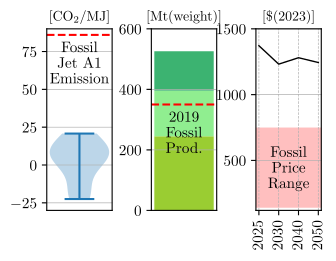

Recreate this plot in Python.
#%%
# runs code as interactive cell 
# https://code.visualstudio.com/docs/python/jupyter-support-py

# IMPORTS #######################################

# plotting
import matplotlib.pyplot as plt
import matplotlib.font_manager as font_manager
# unit conversion
cm = 1/2.54 # for inches-cm conversion
# time manipulation
from datetime import datetime

# data science
import numpy as np
import pandas as pd

# i/o
from pathlib import PurePath, Path

# SETUP #########################################

plt.rcParams.update({
    "text.usetex": True,
    "font.family": "Arial",
    "font.sans-serif": "Computer Modern",
    'font.size': 11
})

# DATA IMPORT ###################################

# see also this StackOverflow questions:
# https://stackoverflow.com/q/22787209
# https://stackoverflow.com/q/69242928
# it will be best to have separate plots for each country

df_bio_cell_co2 = pd.read_excel(
    io = 'data/data.xlsx',
    sheet_name = 'CO2 Bio-Cellulose Fuel',
    usecols = lambda column: column in [
        'feedstock',
        'region',
        'LSf [gCO2e/MJ]'
    ],
    dtype={
        'feedstock': str,
        'region': str,
        'LSf [gCO2e/MJ]': float
    },
    header = 0,
    engine = 'openpyxl'
)
df_bio_cell_cost = pd.read_excel(
    io = 'data/data.xlsx',
    sheet_name = 'Cost Bio-Cellulose Fuel',
    usecols = lambda column: column in [
        'year',
        'cost [$(2023)]'
    ],
    dtype={
        'year': str,
        'cost [$(2023)]': float
    },
    header = 0,
    engine = 'openpyxl'
)
df_bio_cell_avail = pd.read_excel(
    io = 'data/data.xlsx',
    sheet_name = 'Availability Bio-Cellulose Fuel',
    usecols = lambda column: column in [
        'feedstock',
        'practical availability [Mt/year]'
    ],
    dtype={
        'feedstock': str,
        'practical availability [Mt/year]': float
    },
    header = 0,
    engine = 'openpyxl'
)

		
# DATA MANIPULATION #############################


# FIGURE ########################################

# SETUP ######################

fig, axes = plt.subplots(
    num = 'main',
    nrows = 1,
    ncols = 3,
    gridspec_kw = {'wspace': 0.6},
    dpi = 300,
    figsize=(9*cm, 6*cm), # A4=(210x297)mm,
)

# AXIS SCALING ###############

# AXIS LIMITS ################

axes[0].set_ylim(-30, 90)
axes[1].set_ylim(0, 600)
axes[2].set_ylim(120, 1500)

# TICKS AND LABELS ###########

axes[0].set_xticks([])
axes[0].set_xticklabels([])

axes[1].set_xticks([])
axes[1].set_xticklabels([])

axes[2].tick_params(axis='x', labelrotation=90)

for axis in axes:
    axis.grid(which='both', axis='y', linestyle='-', linewidth = 0.5)
    axis.grid(which='major', axis='x', linestyle='--', linewidth = 0.5)


# AXIS LABELS ################


# TITLE ######################

axes[0].set_title('[CO$_2$/MJ]', fontsize=10)
axes[1].set_title('[Mt(weight)]', fontsize=10)
axes[2].set_title('[\$(2023)]', fontsize=10)

# PLOTTING ###################

axes[0].violinplot(
    df_bio_cell_co2['LSf [gCO2e/MJ]'],
    #showfliers = True
)
axes[0].axhline(y=86, color='red', linestyle='--')
axes[0].text(1, 54, 'Fossil \n Jet A1 \n Emission', ha='center')

cellulosic = df_bio_cell_avail[df_bio_cell_avail['feedstock'] == 'cellulosic cover crops']['practical availability [Mt/year]'].iloc[0]
axes[1].bar(
    x = 0,
    height = cellulosic,
    width=0.75,
    color = 'yellowgreen',
)
agri = df_bio_cell_avail[df_bio_cell_avail['feedstock'] == 'agricultural residues']['practical availability [Mt/year]'].iloc[0]
axes[1].bar(
    x = 0,
    height = agri,
    bottom = cellulosic,
    width=0.75,
    color = 'lightgreen',
)
forest = df_bio_cell_avail[df_bio_cell_avail['feedstock'] == 'forestry residues']['practical availability [Mt/year]'].iloc[0]
axes[1].bar(
    x = 0,
    height = forest,
    bottom = agri + cellulosic,
    width=0.75,
    color = 'mediumseagreen',
)

axes[1].axhline(y=350, color='red', linestyle='--')
axes[1].text(0, 190, '2019 \n Fossil \n Prod.', ha='center')

axes[2].plot(
    df_bio_cell_cost['year'],
    df_bio_cell_cost['cost [$(2023)]'],
    color = 'black',
    linewidth = 1,
)

axes[2].axhspan(
    ymin = 140,
    ymax = 750,
    facecolor='red',
    alpha=0.25
)
axes[2].text(1.5, 290, 'Fossil \n Price \n Range', ha='center')



# LEGEND ####################


# EXPORT #########################################

file_path = os.path.abspath(__file__)
file_name = os.path.splitext(os.path.basename(file_path))[0]
figure_name: str = str(file_name + '.pdf')

plt.savefig(
    fname = figure_name,
    format="pdf",
    bbox_inches='tight',
    transparent = False
)
# %%

# %%
